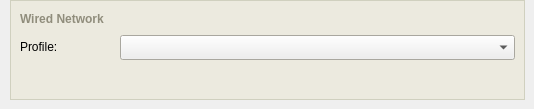
         <widget class="QWidget" name="wiredPage" >
          <widget class="QFrame" name="frame_29" >
           <property name="geometry" >
            <rect>
             <x>10</x>
             <y>0</y>
             <width>515</width>
             <height>100</height>
            </rect>
           </property>
           <property name="minimumSize" >
            <size>
             <width>515</width>
             <height>100</height>
            </size>
           </property>
           <property name="maximumSize" >
            <size>
             <width>515</width>
             <height>100</height>
            </size>
           </property>
           <property name="palette" >
            <palette>
             <active>
              <colorrole role="WindowText" >
               <brush brushstyle="SolidPattern" >
                <color alpha="255" >
                 <red>208</red>
                 <green>208</green>
                 <blue>191</blue>
                </color>
               </brush>
              </colorrole>
              <colorrole role="Base" >
               <brush brushstyle="SolidPattern" >
                <color alpha="255" >
                 <red>255</red>
                 <green>255</green>
                 <blue>255</blue>
                </color>
               </brush>
              </colorrole>
              <colorrole role="Window" >
               <brush brushstyle="SolidPattern" >
                <color alpha="255" >
                 <red>236</red>
                 <green>234</green>
                 <blue>223</blue>
                </color>
               </brush>
              </colorrole>
             </active>
             <inactive>
              <colorrole role="WindowText" >
               <brush brushstyle="SolidPattern" >
                <color alpha="255" >
                 <red>208</red>
                 <green>208</green>
                 <blue>191</blue>
                </color>
               </brush>
              </colorrole>
              <colorrole role="Base" >
               <brush brushstyle="SolidPattern" >
                <color alpha="255" >
                 <red>255</red>
                 <green>255</green>
                 <blue>255</blue>
                </color>
               </brush>
              </colorrole>
              <colorrole role="Window" >
               <brush brushstyle="SolidPattern" >
                <color alpha="255" >
                 <red>236</red>
                 <green>234</green>
                 <blue>223</blue>
                </color>
               </brush>
              </colorrole>
             </inactive>
             <disabled>
              <colorrole role="WindowText" >
               <brush brushstyle="SolidPattern" >
                <color alpha="255" >
                 <red>119</red>
                 <green>119</green>
                 <blue>119</blue>
                </color>
               </brush>
              </colorrole>
              <colorrole role="Base" >
               <brush brushstyle="SolidPattern" >
                <color alpha="255" >
                 <red>236</red>
                 <green>234</green>
                 <blue>223</blue>
                </color>
               </brush>
              </colorrole>
              <colorrole role="Window" >
               <brush brushstyle="SolidPattern" >
                <color alpha="255" >
                 <red>236</red>
                 <green>234</green>
                 <blue>223</blue>
                </color>
               </brush>
              </colorrole>
             </disabled>
            </palette>
           </property>
           <property name="autoFillBackground" >
            <bool>true</bool>
           </property>
           <property name="frameShape" >
            <enum>QFrame::Box</enum>
           </property>
           <property name="frameShadow" >
            <enum>QFrame::Plain</enum>
           </property>
           <widget class="QLabel" name="WiredNetworkLabel" >
            <property name="geometry" >
             <rect>
              <x>10</x>
              <y>10</y>
              <width>460</width>
              <height>18</height>
             </rect>
            </property>
            <property name="minimumSize" >
             <size>
              <width>460</width>
              <height>18</height>
             </size>
            </property>
            <property name="maximumSize" >
             <size>
              <width>460</width>
              <height>18</height>
             </size>
            </property>
            <property name="palette" >
             <palette>
              <active>
               <colorrole role="WindowText" >
                <brush brushstyle="SolidPattern" >
                 <color alpha="255" >
                  <red>144</red>
                  <green>141</green>
                  <blue>124</blue>
                 </color>
                </brush>
               </colorrole>
              </active>
              <inactive>
               <colorrole role="WindowText" >
                <brush brushstyle="SolidPattern" >
                 <color alpha="255" >
                  <red>144</red>
                  <green>141</green>
                  <blue>124</blue>
                 </color>
                </brush>
               </colorrole>
              </inactive>
              <disabled>
               <colorrole role="WindowText" >
                <brush brushstyle="SolidPattern" >
                 <color alpha="255" >
                  <red>119</red>
                  <green>119</green>
                  <blue>119</blue>
                 </color>
                </brush>
               </colorrole>
              </disabled>
             </palette>
            </property>
            <property name="font" >
             <font>
              <pointsize>9</pointsize>
              <weight>75</weight>
              <bold>true</bold>
             </font>
            </property>
            <property name="lineWidth" >
             <number>0</number>
            </property>
            <property name="text" >
             <string>Wired Network</string>
            </property>
            <property name="alignment" >
             <set>Qt::AlignLeading|Qt::AlignLeft|Qt::AlignVCenter</set>
            </property>
            <property name="margin" >
             <number>0</number>
            </property>
            <property name="indent" >
             <number>0</number>
            </property>
           </widget>
           <widget class="QComboBox" name="wiredProfileComboBox" >
            <property name="geometry" >
             <rect>
              <x>110</x>
              <y>35</y>
              <width>395</width>
              <height>25</height>
             </rect>
            </property>
            <property name="minimumSize" >
             <size>
              <width>395</width>
              <height>25</height>
             </size>
            </property>
            <property name="maximumSize" >
             <size>
              <width>395</width>
              <height>25</height>
             </size>
            </property>
            <property name="palette" >
             <palette>
              <active>
               <colorrole role="WindowText" >
                <brush brushstyle="SolidPattern" >
                 <color alpha="255" >
                  <red>0</red>
                  <green>0</green>
                  <blue>0</blue>
                 </color>
                </brush>
               </colorrole>
              </active>
              <inactive>
               <colorrole role="WindowText" >
                <brush brushstyle="SolidPattern" >
                 <color alpha="255" >
                  <red>0</red>
                  <green>0</green>
                  <blue>0</blue>
                 </color>
                </brush>
               </colorrole>
              </inactive>
              <disabled>
               <colorrole role="WindowText" >
                <brush brushstyle="SolidPattern" >
                 <color alpha="255" >
                  <red>119</red>
                  <green>119</green>
                  <blue>119</blue>
                 </color>
                </brush>
               </colorrole>
              </disabled>
             </palette>
            </property>
           </widget>
           <widget class="QLabel" name="wiredProfileLabel" >
            <property name="geometry" >
             <rect>
              <x>10</x>
              <y>38</y>
              <width>50</width>
              <height>18</height>
             </rect>
            </property>
            <property name="minimumSize" >
             <size>
              <width>50</width>
              <height>18</height>
             </size>
            </property>
            <property name="maximumSize" >
             <size>
              <width>50</width>
              <height>18</height>
             </size>
            </property>
            <property name="palette" >
             <palette>
              <active>
               <colorrole role="WindowText" >
                <brush brushstyle="SolidPattern" >
                 <color alpha="255" >
                  <red>0</red>
                  <green>0</green>
                  <blue>0</blue>
                 </color>
                </brush>
               </colorrole>
              </active>
              <inactive>
               <colorrole role="WindowText" >
                <brush brushstyle="SolidPattern" >
                 <color alpha="255" >
                  <red>0</red>
                  <green>0</green>
                  <blue>0</blue>
                 </color>
                </brush>
               </colorrole>
              </inactive>
              <disabled>
               <colorrole role="WindowText" >
                <brush brushstyle="SolidPattern" >
                 <color alpha="255" >
                  <red>119</red>
                  <green>119</green>
                  <blue>119</blue>
                 </color>
                </brush>
               </colorrole>
              </disabled>
             </palette>
            </property>
            <property name="lineWidth" >
             <number>0</number>
            </property>
            <property name="text" >
             <string>Profile:</string>
            </property>
            <property name="indent" >
             <number>0</number>
            </property>
           </widget>
          </widget>
         </widget>
